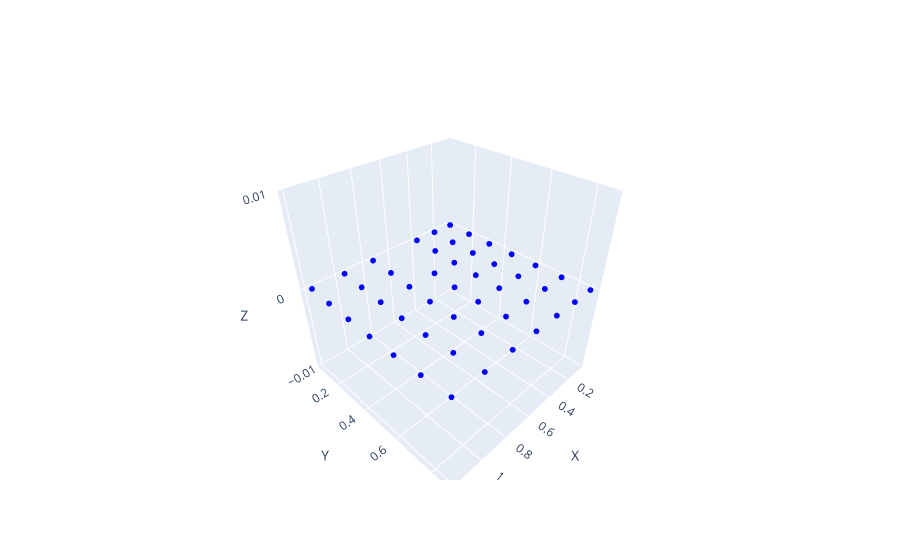

The notebook cell saved with this chart:
### Code cell
visualize_csv_output_vector(csv_dir + displacement_csv, original_point=False)
